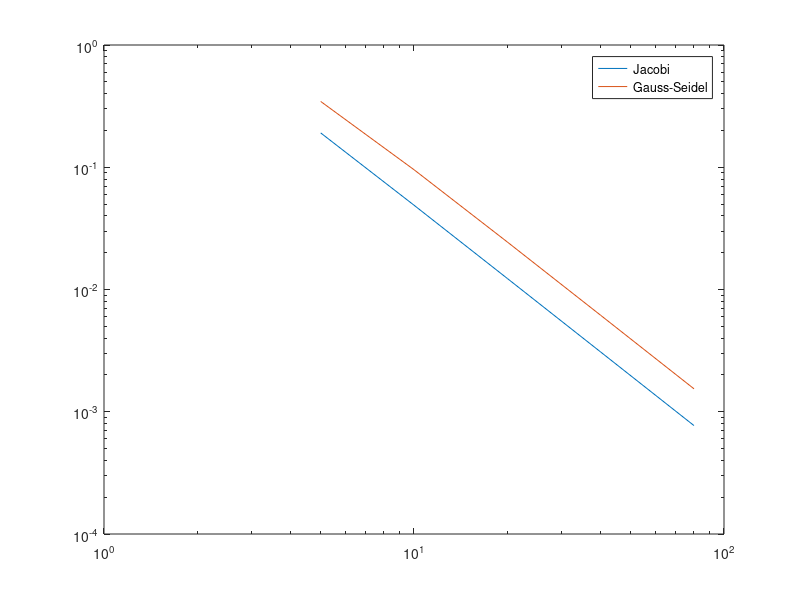

MATLAB code for this plot: (Note: this script raises an error after producing the figure.)
% *Exercise 2*
%%
% (a)

rhoBJ=zeros(5,1);
rhoBGS=zeros(5,1);
Nvec=[5,10,20,40,80];
for i=1:5
    N=Nvec(i)
    h=1/N;
    A=(2/h^2)*diag(ones(N-1,1))-(1/h^2)*diag(ones(N-2,1),1)-(1/h^2)*diag(ones(N-2,1),-1);
    b=transpose(sin(pi*h*(1:N-1)));
    % construct D,L,U
    D=diag(diag(A));
    L=tril(A)-D;
    U=triu(A)-D;
    BJ=-D^(-1)*(L+U);
    BGS=-(D+L)^(-1)*U;
    rhoBJ(i)=max(abs(eig(BJ)));
    rhoBGS(i)=max(abs(eig(BGS)));
    fprintf('spectral radius of Jacobi is %g\n', rhoBJ(i));
    fprintf('spectral radius of Gauss-Siedel is %g\n', rhoBGS(i));
end

%%
% From the result, both method would be convergent, as A is a
% symmetric matrix and spetrial radius is smaller than 1 for all N.
% Comparing the two radius, for each N, Gauss_Siedel has a smaller radius,
% thus it will converge faster than Jacobi.
%
% As the system size N increases the spectral radius approaches to 1, the
% proformance of both method would decrease (slower convergance).

%%
Nvec=[5,10,20,40,80];
loglog(Nvec,1-rhoBJ)
hold
loglog(Nvec,1-rhoBGS)
legend('Jacobi','Gauss-Seidel')

%%
% log(1-rho) has an linear relationship with log(N), thus
% log(1-rho)=alpha*log(N)+C, where alpha and C are constant. To find C and
% alpha, it is enough to know the gradient of the above plot. C = e^b =
% e^(log(1-rho)-alpha*log(N)) = (1-rho)*N^(-alpha)

grad_J=(log(1-rhoBJ(5))-log(1-rhoBJ(4)))/(log(80)-log(40))
C=(1-rhoBJ(5))*80^(-grad_J)
grad_GS=(log(1-rhoBGS(5))-log(1-rhoBGS(4)))/(log(80)-log(40))
C=(1-rhoBGS(5))*80^(-grad_GS)

%%
% Using the assumption that the error in both methods is approximately
% proportional to rho(B)^k, we could express using kth iteration. Thus
% e^k=d(1-CN^alpha)^k, for some constant d. By taking log and using Laurent
% expansion, we deduce that tolerence cost when N large for both method is
% O(N^3). Which is less efficient than direct method where the cost is O(N). 

%%
% (b)
clear all, close all, clc, format long, format compact
Nvec=[5,10,20,40,80];
for i=1:5
    N=Nvec(i)
    h=1/N;
    A=(2/h^2)*diag(ones(N-1,1))-(1/h^2)*diag(ones(N-2,1),1)-(1/h^2)*diag(ones(N-2,1),-1);
    b=transpose(sin(pi*h*(1:N-1)));
    [u, niter]=itermeth(A, b, zeros(N-1, 1), 1e5, 1e-10, 'G')
    x=linspace(0, 1, N+1);
    plot(x, [0;u;0])
    hold on
end
plot(x,pi^(-2)*sin(pi*x))
legend('N=5','N=10','N=20','N=40','N=80','exact solution')

%%
% from the plot, we could see that as N increase the accuracy increace,
% i.e. the line is closer to the exact solution.

%%
clear all, close all, clc, format long, format compact
Nvec=[5,10,20,40,80];
error_vect=zeros(5,1);
for i=1:5
    N=Nvec(i);
    h=1/N;
    A=(2/h^2)*diag(ones(N-1,1))-(1/h^2)*diag(ones(N-2, 1), 1)-(1/h^2)*diag(ones(N-2,1),-1);
    b=transpose(sin(pi*h*(1:N-1)));
    [u,niter]=itermeth(A, b, zeros(N-1, 1), 1e5, 1e-10, 'G');
    u_n=[0; u(1:length(u)); 0];
    x=linspace(0, 1, N+1)';
    y=pi^(-2)*sin(pi*x);
    error_vect(i)=max(abs(u_n-y));
    fprintf('The error is %2.10f\n', error_vect(i))
end

%%
% Plot
Nvec=[5,10,20,40,80];
hvect=1./Nvec;
loglog(hvect, error_vect)

%%
p=(log(error_vect(5))-log(error_vect(4)))/(log(hvect(5))-log(hvect(4)))
C=error_vect(5)*hvect(5)^(-p)
loglog(hvect, error_vect)
hold
loglog(hvect, C*hvect.^p)
%The two lines are fitting very well, numerical results support the
%theoretical estimate.

%%
% (c)

clear all, close all, clc, format long, format compact
Nvec=[5,10,20,40,80];
error_vect=zeros(5,1);
for i=1:5
    N=Nvec(i);
    h=1/N;
    A=(2/h^2)*diag(ones(N-1,1))-(1/h^2)*diag(ones(N-2, 1), 1)-(1/h^2)*diag(ones(N-2,1),-1);
    b=ones(N-1,1);
    [u,niter]=itermeth(A,b,zeros(N-1,1),1e5,1e-10,'G')
    x=linspace(0,1,N+1);
    plot(x,[0;u;0])
    hold on
end
plot(x,(1/2)*x.*(1-x))
legend('N=5','N=10','N=20','N=40','N=80','exact solution')

%%
% Compute the error:
clear all, close all, clc, format long, format compact
Nvec=[5,10,20,40,80];
error_vect=zeros(5,1);
for i=1:5
    N=Nvec(i);
    h=1/N;
    A=(2/h^2)*diag(ones(N-1,1))-(1/h^2)*diag(ones(N-2, 1), 1)-(1/h^2)*diag(ones(N-2,1),-1);
    b=ones(N-1,1);
    [u,niter]=itermeth(A, b, zeros(N-1, 1), 1e5, 1e-10, 'G');
    u_n=[0; u(1:length(u)); 0];
    x=linspace(0, 1, N+1)';
    y=(1/2).*x.*(1-x);
    error_vect(i)=max(abs(u_n-y));
    fprintf('The error is %g\n', error_vect(i))
end

%%
% Plot:
hvect=1./Nvec;
loglog(hvect, error_vect)

%%
% From the graph, we can see that the error increases as N increase,
% however, error converges to a fixed value which is smaller than the
% tolerance. Thus method is always convergent. As the fourth derivative of
% y is 0, and C is propotional to this, thus C=0<CN^(-2).
